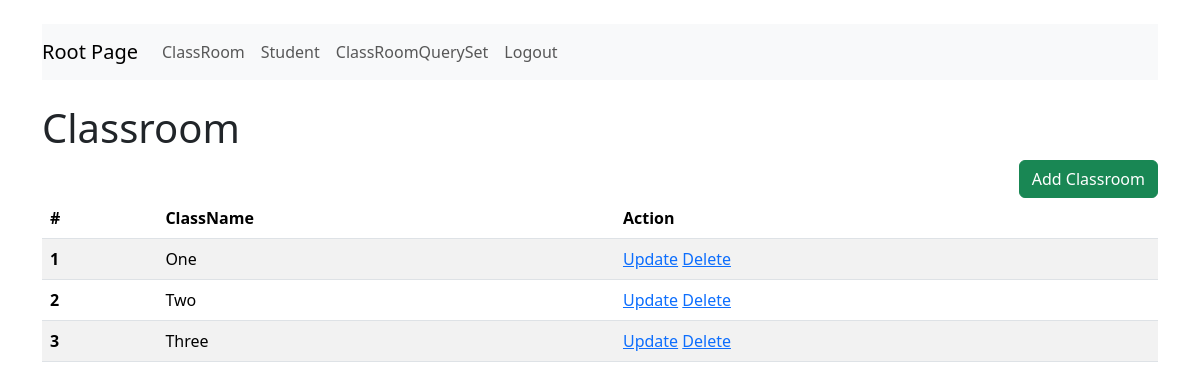
Page /crud/classroom/ (signed in) on the earlier database version.
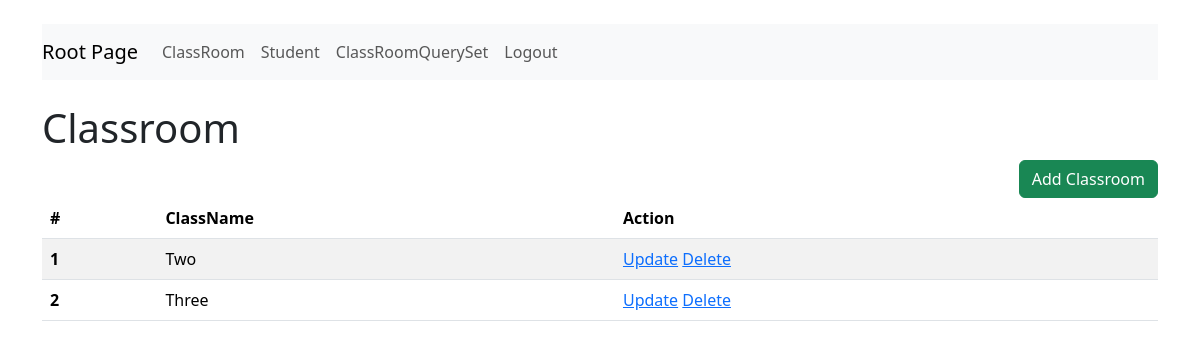
Same page on the later database version.
### crud/models.py (models this page shows)
class ClassRoom(models.Model):
    name = models.CharField(max_length = 10)

### crud/views.py (the view)
# urls.py: path("classroom/", classroom, name="crud_classroom"),
@login_required
def classroom(request):
    classrooms = ClassRoom.objects.all()
    return render(request, template_name="crud/classroom.html", context={"classrooms": classrooms})

### crud/templates/crud/classroom.html
{% extends 'crud/base.html' %}
{% block content %}
    {% include 'crud/nav.html' %}
    <br>
    <h1>Classroom</h1>
    <a href = "{%url 'add_classroom' %}" class = "btn btn-success" style = "float: right;">Add Classroom</a>
    <table class="table table-striped">
        <thead>
          <tr>
            <th scope="col">#</th>
            <th scope="col">ClassName</th>
            <th scope="col">Action</th>
          </tr>
        </thead>
        <tbody>
            {% for classroom in classrooms %}
          <tr>
            <th scope="row">{{ forloop.counter }}</th>
            <td>{{ classroom.name}}</td>
            <td>
              <a href="{% url 'update_classroom' classroom.id %}">Update</a>
              <a href="{% url 'delete_classroom' classroom.id %}">Delete</a>
            </td>
          </tr>
          {% endfor%}
        </tbody>
      </table>
{% endblock %}

Differences in the rows shown:
removed ClassRoom: name "One"
